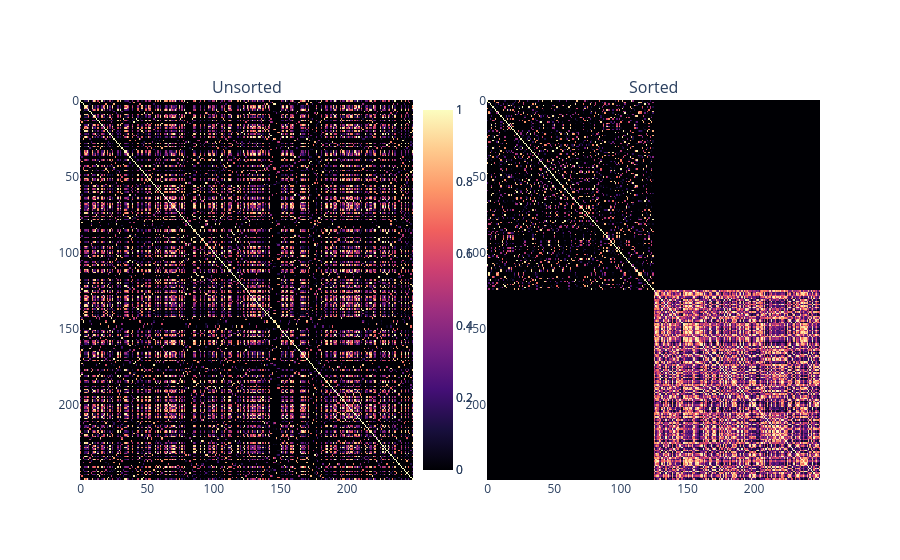

Notebook code cell kept with this figure:
### Code cell
from plotly.subplots import make_subplots
import plotly.graph_objects as go

kernel_matrices = make_subplots(rows=1, cols=2, subplot_titles=("Unsorted", "Sorted"))

kernel_matrices.add_trace(
    go.Heatmap(
        z=kernel_matrix,
        colorscale="Magma",
        colorbar=dict(x=0.45)
    ),
    row=1, col=1
)

kernel_matrices.add_trace(
    go.Heatmap(
        z=kernel_matrix_sorted,
        colorscale="Magma",
        colorbar=dict(x=0.45)
    ),
    row=1, col=2
)

kernel_matrices.update_yaxes(autorange="reversed")
kernel_matrices.show()

### Figure 1 — Plotly figure (JSON) as saved in the notebook; plotly's stock layout.template omitted (floating-point values rounded to 4 significant figures; data arrays with more than 128 entries replaced by an {"elided": "..."} marker saying what was removed)
{"data": [{"colorbar": {"x": 0.45}, "colorscale": [[0, "#000004"], [0.1111, "#180f3d"], [0.2222, "#440f76"], [0.3333, "#721f81"], [0.4444, "#9e2f7f"], [0.5556, "#cd4071"], [0.6667, "#f1605d"], [0.7778, "#fd9668"], [0.8889, "#feca8d"], [1, "#fcfdbf"]], "type": "heatmap", "xaxis": "x", "yaxis": "y", "z": {"elided": "250x250 float values"}}, {"colorbar": {"x": 0.45}, "colorscale": [[0, "#000004"], [0.1111, "#180f3d"], [0.2222, "#440f76"], [0.3333, "#721f81"], [0.4444, "#9e2f7f"], [0.5556, "#cd4071"], [0.6667, "#f1605d"], [0.7778, "#fd9668"], [0.8889, "#feca8d"], [1, "#fcfdbf"]], "type": "heatmap", "xaxis": "x2", "yaxis": "y2", "z": {"elided": "250x250 float values"}}], "layout": {"annotations": [{"font": {"size": 16}, "showarrow": false, "text": "Unsorted", "x": 0.225, "xanchor": "center", "xref": "paper", "y": 1, "yanchor": "bottom", "yref": "paper"}, {"font": {"size": 16}, "showarrow": false, "text": "Sorted", "x": 0.775, "xanchor": "center", "xref": "paper", "y": 1, "yanchor": "bottom", "yref": "paper"}], "xaxis": {"anchor": "y", "domain": [0, 0.45]}, "xaxis2": {"anchor": "y2", "domain": [0.55, 1]}, "yaxis": {"anchor": "x", "autorange": "reversed", "domain": [0, 1]}, "yaxis2": {"anchor": "x2", "autorange": "reversed", "domain": [0, 1]}}}
